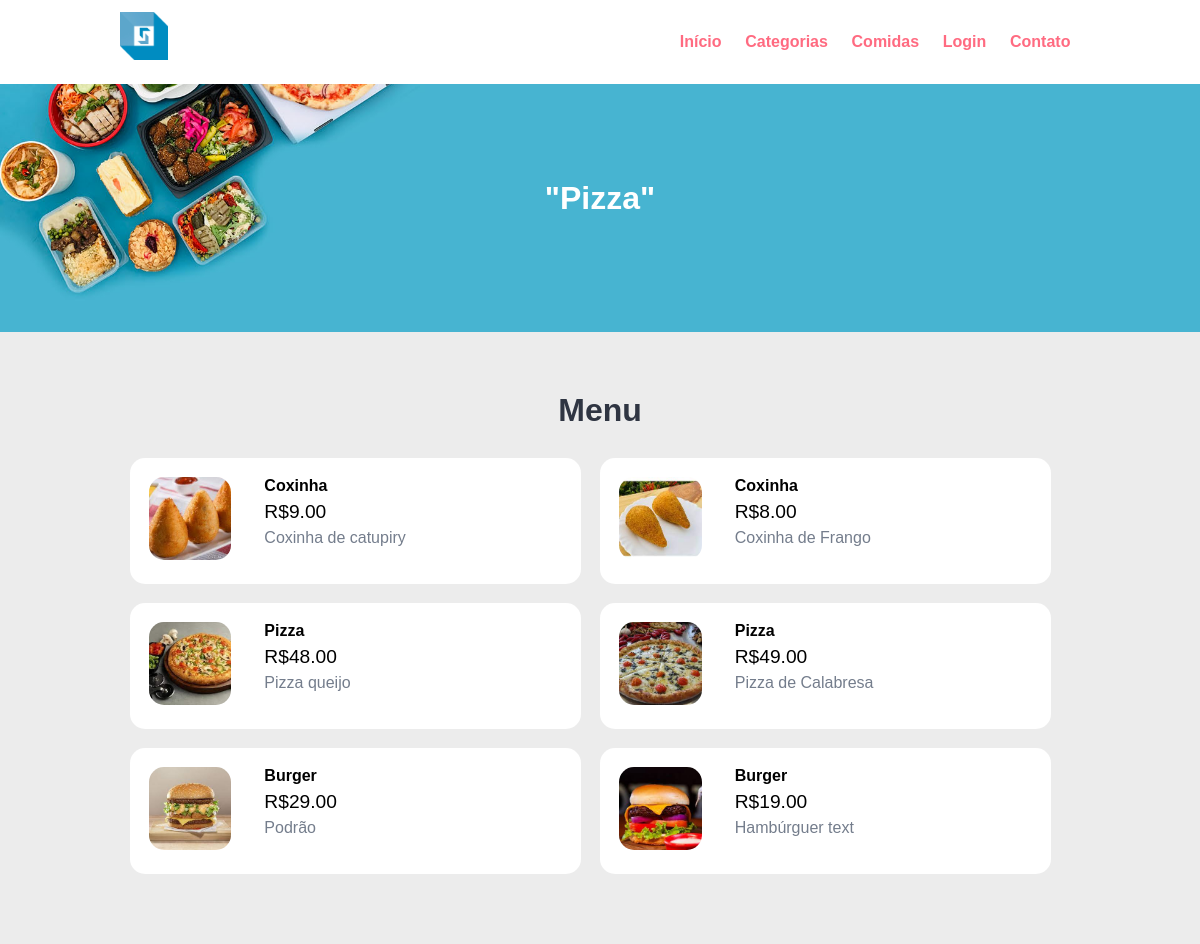
Before: /category-foods.php?category_id=4 with the older database file.
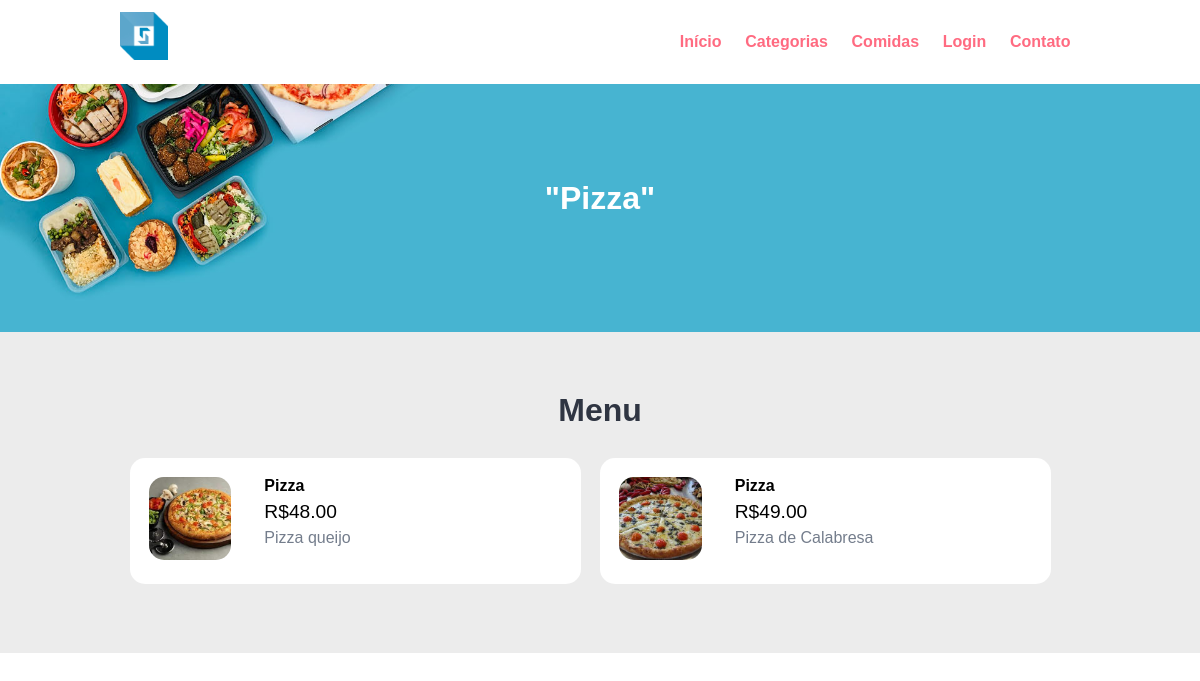
After: the same page with the newer database file.
### tables this page shows
CREATE TABLE `tbl_category` (
  `id` int(10) UNSIGNED NOT NULL,
  `title` varchar(100) NOT NULL,
  `image_name` varchar(255) NOT NULL,
  `featured` varchar(10) NOT NULL,
  `active` varchar(10) NOT NULL
);

CREATE TABLE `tbl_food` (
  `id` int(10) UNSIGNED NOT NULL,
  `title` varchar(100) NOT NULL,
  `description` text NOT NULL,
  `price` decimal(10,2) NOT NULL,
  `image_name` varchar(255) NOT NULL,
  `category_id` int(10) UNSIGNED NOT NULL,
  `featured` varchar(10) NOT NULL,
  `active` varchar(10) NOT NULL
);

### category-foods.php (the view, shortened to what this page needs)
    <?php include('partials-front/menu.php'); ?>
<?php
    if(isset($_GET['category_id']))
    {
        $category_id = $_GET['category_id'];
        $sql = "SELECT title FROM tbl_category WHERE id=$category_id";
        $res = mysqli_query($conn, $sql);
        $row = mysqli_fetch_assoc($res);
        $category_title = $row['title'];
    }
    else
    {
        header('location:'.SITEURL);
    }
?>
<section class="food-search text-center">
    <div class="container">
        <h2><a href="#" class="text-white">"<?php echo $category_title; ?>"</a></h2>
    </div>
</section>
<section class="food-menu">
    <div class="container">
        <h2 class="text-center">Menu</h2>
        <?php
            $sql2 = "SELECT * FROM tbl_food WHERE category_id=$category_id";
            $res2 = mysqli_query($conn, $sql2);
            $count2 = mysqli_num_rows($res2);
            if($count2>0)
            {
                while($row2=mysqli_fetch_assoc($res2))
                {
                    $title = $row2['title'];
                    $price = $row2['price'];
                    $description = $row2['description'];
                    $image_name = $row2['image_name'];
                    ?>
                    <div class="food-menu-box">
                        <div class="food-menu-img">
                            <?php
                                if($image_name=="")
                                {
                                    echo "<div class='error'>Imagem Indisponível.</div>";
                                }
                                else
                                {
                                    ?>
                                    <img src="<?php echo SITEURL; ?>images/food/<?php echo $image_name; ?>" alt="Chicke Hawain Pizza" class="img-responsive img-curve">
                                    <?php
                                }
                            ?>
                        </div>
                        <div class="food-menu-desc">
                            <h4><?php echo $title; ?></h4>
                            <p class="food-price">R$<?php echo $price; ?></p>
                            <p class="food-detail">
                                <?php echo $description; ?>
                            </p>
                            <br>
                        </div>
                    </div>
                    <?php
                }
            }
            else
            {
                echo "<div class='error'>Indisponível .</div>";
            }
        ?>
    </div>
</section>

### partials-front/menu.php (shortened to what this page needs)
<!DOCTYPE html>
<html lang="en">
<head>
    <link rel="stylesheet" href="css/style.css">
</head>
<body>
    <section class="navbar">
        <div class="container">
            <div class="logo">
                <a href="index.php" title="Logo">
                    <img src="images/logo.jpg" alt="Logo SoolQueijo" class="img-responsive">
                </a>
            </div>
            <div class="menu text-right">
                <ul>
                    <li>
                        <a href="<?php echo SITEURL; ?>">Início</a>
                    </li>
                    <li>
                        <a href="<?php echo SITEURL; ?>categories.php">Categorias</a>
                    </li>
                    <li>
                        <a href="<?php echo SITEURL; ?>foods.php">Comidas</a>
                    </li>
                    <li>
                        <a href="<?php echo SITEURL; ?>admin/login.php">Login</a>
                    </li>
                    <li>
                        <a href="#">Contato</a>
                    </li>
                </ul>
            </div>
        </div>
    </section>

### css/style.css (style rules this page uses)
* { margin: 0 0; padding: 0 0; font-family: Arial, Helvetica, sans-serif; }
.container { width: 80%; margin: 0 auto; padding: 1%; }
.img-responsive { width: 100%; }
.img-curve { border-radius: 15px; }
.text-right { text-align: right; }
.text-center { text-align: center; }
.text-white { color: white; }
a { color: #ff6b81; text-decoration: none; }
h2 { color: #2f3542; font-size: 2rem; margin-bottom: 2%; }
.logo { width: 5%; float: left; }
.menu { line-height: 60px; }
.menu ul { list-style-type: none; }
.menu ul li { display: inline; padding: 1%; font-weight: bold; }
.food-search { background-image: url(../images/bg.jpg); background-size: cover; background-repeat: no-repeat; background-position: center; padding: 7% 0; }
.food-menu { background-color: #ececec; padding: 4% 0; }
.food-menu-box { width: 43%; margin: 1%; padding: 2%; float: left; background-color: white; border-radius: 15px; }
.food-menu-img { width: 20%; float: left; }
.food-menu-desc { width: 70%; float: left; margin-left: 8%; }
.food-price { font-size: 1.2rem; margin: 2% 0; }
.food-detail { font-size: 1rem; color: #747d8c; }

Changed rows visible on the page:
no longer on this page (row edited): tbl_food: image_name (picture), title "Coxinha", price "9.00", description "Coxinha de catupiry"
no longer on this page (row edited): tbl_food: image_name (picture), title "Coxinha", price "8.00", description "Coxinha de Frango"
no longer on this page (row edited): tbl_food: image_name (picture), title "Burger", price "29.00", description "Podrão"
no longer on this page (row edited): tbl_food: image_name (picture), title "Burger", price "19.00", description "Hambúrguer text"
